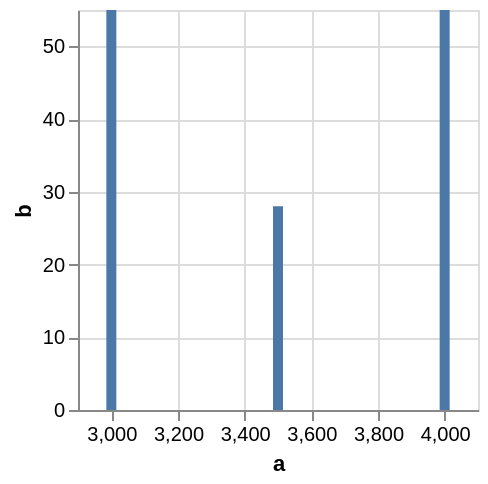

The specification (Vega-Lite) saved for this image:
### Vega specification from a JSON file in a GitHub repository (floating-point values rounded to 4 significant figures)
{"$schema": "https://vega.github.io/schema/vega/v5.json", "background": "white", "padding": 5, "width": 200, "height": 200, "style": "cell", "data": [{"name": "source_0", "values": [{"a": 3000, "b": 55}, {"a": 3500, "b": 28}, {"a": 4000, "b": 55}]}, {"name": "data_0", "source": "source_0", "transform": [{"type": "filter", "expr": "isValid(datum[\"a\"]) && isFinite(+datum[\"a\"]) && isValid(datum[\"b\"]) && isFinite(+datum[\"b\"])"}]}], "marks": [{"name": "marks", "type": "rect", "style": ["bar"], "from": {"data": "data_0"}, "encode": {"update": {"fill": {"value": "#4c78a8"}, "ariaRoleDescription": {"value": "bar"}, "description": {"signal": "\"a: \" + (format(datum[\"a\"], \"\")) + \"; b: \" + (format(datum[\"b\"], \"\"))"}, "xc": {"scale": "x", "field": "a"}, "width": {"value": 5}, "y": {"scale": "y", "field": "b"}, "y2": {"scale": "y", "value": 0}}}}], "scales": [{"name": "x", "type": "linear", "domain": {"data": "data_0", "field": "a"}, "range": [0, {"signal": "width"}], "nice": true, "zero": false, "padding": 5}, {"name": "y", "type": "pow", "domain": {"data": "data_0", "field": "b"}, "range": [{"signal": "height"}, 0], "nice": true, "zero": true}], "axes": [{"scale": "x", "orient": "bottom", "gridScale": "y", "grid": true, "tickCount": {"signal": "ceil(width/40)"}, "domain": false, "labels": false, "aria": false, "maxExtent": 0, "minExtent": 0, "ticks": false, "zindex": 0}, {"scale": "y", "orient": "left", "gridScale": "x", "grid": true, "tickCount": {"signal": "ceil(height/40)"}, "domain": false, "labels": false, "aria": false, "maxExtent": 0, "minExtent": 0, "ticks": false, "zindex": 0}, {"scale": "x", "orient": "bottom", "grid": false, "title": "a", "labelFlush": true, "labelOverlap": true, "tickCount": {"signal": "ceil(width/40)"}, "zindex": 0}, {"scale": "y", "orient": "left", "grid": false, "title": "b", "labelOverlap": true, "tickCount": {"signal": "ceil(height/40)"}, "zindex": 0}]}
